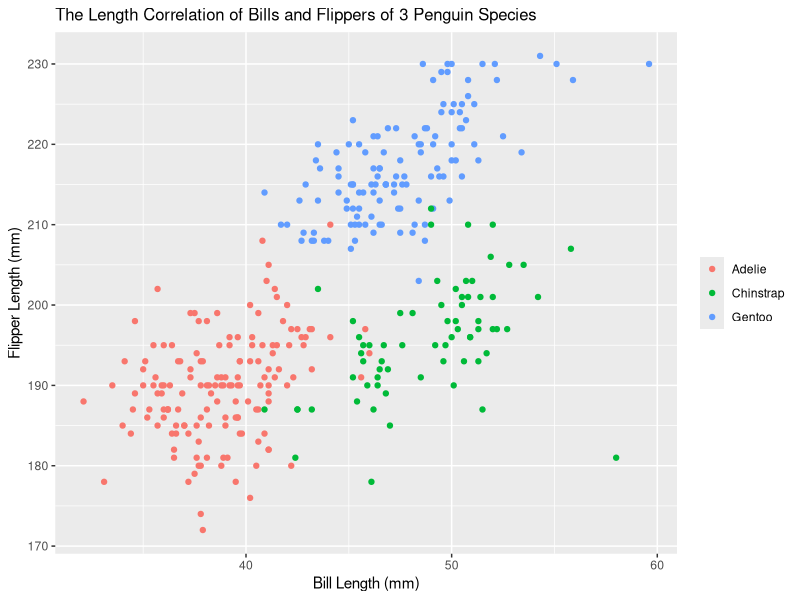
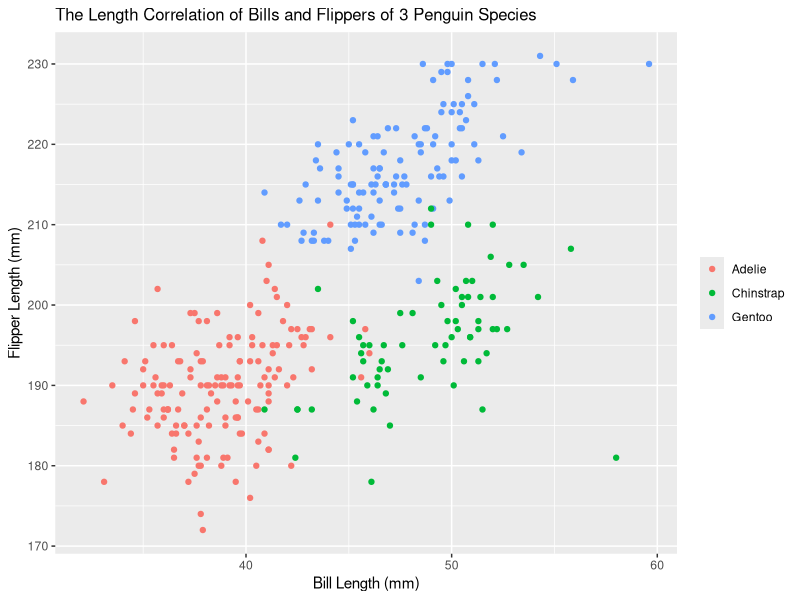

These charts were generated, in order, by the following R code:
## ---- chunk 1
library(tidyverse)
## ---- chunk 2
set.seed(33)
rand_three = sample.int(n=3, size=10, replace=TRUE)

p1_df = tibble(
  rand_samp = rnorm(10),
  pos_samp = rand_samp > 0,
  len_ten_char = 'laundryday',
  len_ten_fac = factor(rand_three, labels=c("whites", "colors", "delicates"))
)

p1_df
## ---- chunk 3
samp_mean = mean(pull(p1_df, rand_samp))
samp_mean
pos_samp_mean = mean(pull(p1_df, pos_samp))
pos_samp_mean
char_mean = mean(pull(p1_df, len_ten_char))
char_mean
fac_mean = mean(pull(p1_df, len_ten_fac))
fac_mean
## ---- chunk 4
p1_df %>% add_column(pos_samp_num = as.numeric(pull(p1_df, pos_samp))
                     , .after = "pos_samp")
p1_df %>% add_column(char_num = as.numeric(pull(p1_df, len_ten_char))
                     , .after = "len_ten_char")
p1_df %>% add_column(fac_num = as.numeric(pull(p1_df, len_ten_fac)))
## ---- chunk 5
data("penguins", package = "palmerpenguins")
p2_df_colnames = colnames(penguins)
p2_df_colnames
p2_df_obs_size = nrow(penguins)
p2_df_obs_size
p2_df_var_size = ncol(penguins)
p2_df_var_size
## ---- chunk 6
flip_mean = mean(pull(penguins, flipper_length_mm), na.rm=TRUE)
flip_mean
## ---- chunk 7
scatterplot_df = tibble(
  flip_len = pull(penguins, flipper_length_mm),
  bill_len = pull(penguins, bill_length_mm),
  spec_color = pull(penguins, species)
)

ggplot(scatterplot_df, aes(x=bill_len, y=flip_len, color=spec_color)) + geom_point() + labs(title="The Length Correlation of Bills and Flippers of 3 Penguin Species") + ylab("Flipper Length (mm)") + xlab("Bill Length (mm)") + theme(legend.title = element_blank()) + theme(plot.title = element_text(size=12))
## ---- chunk 8
ggsave(
  filename = "bill_v_flippers.png", 
  plot = last_plot()
)
